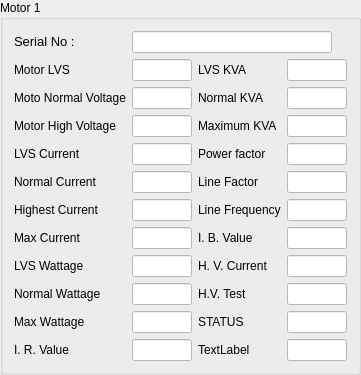
        <widget class="QGroupBox" name="groupBox_25">
         <property name="title">
          <string>Motor 1</string>
         </property>
         <layout class="QGridLayout" name="gridLayout_5">
          <item row="5" column="2">
           <widget class="QLabel" name="m1lbl16">
            <property name="text">
             <string>Line Factor</string>
            </property>
           </widget>
          </item>
          <item row="19" column="1">
           <widget class="QLineEdit" name="m1IRValue">
            <property name="enabled">
             <bool>false</bool>
            </property>
            <property name="sizePolicy">
             <sizepolicy hsizetype="Fixed" vsizetype="Fixed">
              <horstretch>0</horstretch>
              <verstretch>0</verstretch>
             </sizepolicy>
            </property>
            <property name="minimumSize">
             <size>
              <width>50</width>
              <height>22</height>
             </size>
            </property>
            <property name="maximumSize">
             <size>
              <width>60</width>
              <height>30</height>
             </size>
            </property>
            <property name="styleSheet">
             <string notr="true">background-color: rgb(255, 255, 255);</string>
            </property>
            <property name="cursorMoveStyle">
             <enum>Qt::LogicalMoveStyle</enum>
            </property>
           </widget>
          </item>
          <item row="0" column="1" colspan="3">
           <widget class="QLineEdit" name="m1serial_no">
            <property name="enabled">
             <bool>true</bool>
            </property>
            <property name="sizePolicy">
             <sizepolicy hsizetype="Fixed" vsizetype="Fixed">
              <horstretch>0</horstretch>
              <verstretch>0</verstretch>
             </sizepolicy>
            </property>
            <property name="maximumSize">
             <size>
              <width>200</width>
              <height>16777215</height>
             </size>
            </property>
            <property name="styleSheet">
             <string notr="true">background-color: rgb(255, 255, 255);</string>
            </property>
           </widget>
          </item>
          <item row="19" column="3">
           <widget class="QLineEdit" name="lineEdit_v1_35">
            <property name="enabled">
             <bool>false</bool>
            </property>
            <property name="sizePolicy">
             <sizepolicy hsizetype="Fixed" vsizetype="Fixed">
              <horstretch>0</horstretch>
              <verstretch>0</verstretch>
             </sizepolicy>
            </property>
            <property name="minimumSize">
             <size>
              <width>50</width>
              <height>22</height>
             </size>
            </property>
            <property name="maximumSize">
             <size>
              <width>60</width>
              <height>30</height>
             </size>
            </property>
            <property name="styleSheet">
             <string notr="true">background-color: rgb(255, 255, 255);</string>
            </property>
            <property name="cursorMoveStyle">
             <enum>Qt::LogicalMoveStyle</enum>
            </property>
           </widget>
          </item>
          <item row="10" column="2">
           <widget class="QLabel" name="m1lbl17">
            <property name="text">
             <string>Line Frequency</string>
            </property>
           </widget>
          </item>
          <item row="13" column="2">
           <widget class="QLabel" name="m1lbl19">
            <property name="text">
             <string>H. V. Current</string>
            </property>
           </widget>
          </item>
          <item row="11" column="2">
           <widget class="QLabel" name="m1lbl18">
            <property name="text">
             <string>I. B. Value</string>
            </property>
           </widget>
          </item>
          <item row="4" column="0">
           <widget class="QLabel" name="m1lbl4">
            <property name="text">
             <string>LVS Current</string>
            </property>
           </widget>
          </item>
          <item row="10" column="3">
           <widget class="QLineEdit" name="m1linefrequency">
            <property name="enabled">
             <bool>false</bool>
            </property>
            <property name="sizePolicy">
             <sizepolicy hsizetype="Fixed" vsizetype="Fixed">
              <horstretch>0</horstretch>
              <verstretch>0</verstretch>
             </sizepolicy>
            </property>
            <property name="minimumSize">
             <size>
              <width>50</width>
              <height>22</height>
             </size>
            </property>
            <property name="maximumSize">
             <size>
              <width>60</width>
              <height>30</height>
             </size>
            </property>
            <property name="styleSheet">
             <string notr="true">background-color: rgb(255, 255, 255);</string>
            </property>
            <property name="cursorMoveStyle">
             <enum>Qt::LogicalMoveStyle</enum>
            </property>
           </widget>
          </item>
          <item row="11" column="0">
           <widget class="QLabel" name="m1lbl7">
            <property name="text">
             <string>Max Current</string>
            </property>
           </widget>
          </item>
          <item row="3" column="0">
           <widget class="QLabel" name="m1lbl3">
            <property name="text">
             <string>Motor High Voltage</string>
            </property>
           </widget>
          </item>
          <item row="5" column="3">
           <widget class="QLineEdit" name="m1linefactor">
            <property name="enabled">
             <bool>false</bool>
            </property>
            <property name="sizePolicy">
             <sizepolicy hsizetype="Fixed" vsizetype="Fixed">
              <horstretch>0</horstretch>
              <verstretch>0</verstretch>
             </sizepolicy>
            </property>
            <property name="minimumSize">
             <size>
              <width>50</width>
              <height>22</height>
             </size>
            </property>
            <property name="maximumSize">
             <size>
              <width>60</width>
              <height>30</height>
             </size>
            </property>
            <property name="styleSheet">
             <string notr="true">background-color: rgb(255, 255, 255);</string>
            </property>
            <property name="cursorMoveStyle">
             <enum>Qt::LogicalMoveStyle</enum>
            </property>
           </widget>
          </item>
          <item row="3" column="1">
           <widget class="QLineEdit" name="m1motorhighvoltage">
            <property name="enabled">
             <bool>false</bool>
            </property>
            <property name="sizePolicy">
             <sizepolicy hsizetype="Fixed" vsizetype="Fixed">
              <horstretch>0</horstretch>
              <verstretch>0</verstretch>
             </sizepolicy>
            </property>
            <property name="minimumSize">
             <size>
              <width>50</width>
              <height>22</height>
             </size>
            </property>
            <property name="maximumSize">
             <size>
              <width>60</width>
              <height>30</height>
             </size>
            </property>
            <property name="styleSheet">
             <string notr="true">background-color: rgb(255, 255, 255);</string>
            </property>
            <property name="cursorMoveStyle">
             <enum>Qt::LogicalMoveStyle</enum>
            </property>
           </widget>
          </item>
          <item row="3" column="2">
           <widget class="QLabel" name="m1lbl14">
            <property name="text">
             <string>Maximum KVA</string>
            </property>
           </widget>
          </item>
          <item row="11" column="3">
           <widget class="QLineEdit" name="m1ibvalue">
            <property name="enabled">
             <bool>false</bool>
            </property>
            <property name="sizePolicy">
             <sizepolicy hsizetype="Fixed" vsizetype="Fixed">
              <horstretch>0</horstretch>
              <verstretch>0</verstretch>
             </sizepolicy>
            </property>
            <property name="minimumSize">
             <size>
              <width>50</width>
              <height>22</height>
             </size>
            </property>
            <property name="maximumSize">
             <size>
              <width>60</width>
              <height>30</height>
             </size>
            </property>
            <property name="styleSheet">
             <string notr="true">background-color: rgb(255, 255, 255);</string>
            </property>
            <property name="cursorMoveStyle">
             <enum>Qt::LogicalMoveStyle</enum>
            </property>
           </widget>
          </item>
          <item row="10" column="0">
           <widget class="QLabel" name="m1lbl6">
            <property name="text">
             <string>Highest Current</string>
            </property>
           </widget>
          </item>
          <item row="13" column="1">
           <widget class="QLineEdit" name="m1lvswattage">
            <property name="enabled">
             <bool>false</bool>
            </property>
            <property name="sizePolicy">
             <sizepolicy hsizetype="Fixed" vsizetype="Fixed">
              <horstretch>0</horstretch>
              <verstretch>0</verstretch>
             </sizepolicy>
            </property>
            <property name="minimumSize">
             <size>
              <width>50</width>
              <height>22</height>
             </size>
            </property>
            <property name="maximumSize">
             <size>
              <width>60</width>
              <height>30</height>
             </size>
            </property>
            <property name="styleSheet">
             <string notr="true">background-color: rgb(255, 255, 255);</string>
            </property>
            <property name="cursorMoveStyle">
             <enum>Qt::LogicalMoveStyle</enum>
            </property>
           </widget>
          </item>
          <item row="10" column="1">
           <widget class="QLineEdit" name="m1highestcurrent">
            <property name="enabled">
             <bool>false</bool>
            </property>
            <property name="sizePolicy">
             <sizepolicy hsizetype="Fixed" vsizetype="Fixed">
              <horstretch>0</horstretch>
              <verstretch>0</verstretch>
             </sizepolicy>
            </property>
            <property name="minimumSize">
             <size>
              <width>50</width>
              <height>22</height>
             </size>
            </property>
            <property name="maximumSize">
             <size>
              <width>60</width>
              <height>30</height>
             </size>
            </property>
            <property name="styleSheet">
             <string notr="true">background-color: rgb(255, 255, 255);</string>
            </property>
            <property name="cursorMoveStyle">
             <enum>Qt::LogicalMoveStyle</enum>
            </property>
           </widget>
          </item>
          <item row="0" column="0">
           <widget class="QLabel" name="h_serial_2">
            <property name="text">
             <string>&lt;html&gt;&lt;head/&gt;&lt;body&gt;&lt;p&gt;&lt;span style=&quot; font-size:10pt;&quot;&gt;Serial No :&lt;/span&gt;&lt;/p&gt;&lt;/body&gt;&lt;/html&gt;</string>
            </property>
           </widget>
          </item>
          <item row="2" column="0">
           <widget class="QLabel" name="m1lbl2">
            <property name="text">
             <string>Moto Normal Voltage</string>
            </property>
           </widget>
          </item>
          <item row="17" column="2">
           <widget class="QLabel" name="m1lbl21">
            <property name="text">
             <string>STATUS</string>
            </property>
           </widget>
          </item>
          <item row="1" column="0">
           <widget class="QLabel" name="m1lbl1">
            <property name="text">
             <string>Motor LVS</string>
            </property>
           </widget>
          </item>
          <item row="19" column="0">
           <widget class="QLabel" name="m1lbl11">
            <property name="text">
             <string>I. R. Value</string>
            </property>
           </widget>
          </item>
          <item row="5" column="1">
           <widget class="QLineEdit" name="m1normalcurrent">
            <property name="enabled">
             <bool>false</bool>
            </property>
            <property name="sizePolicy">
             <sizepolicy hsizetype="Fixed" vsizetype="Fixed">
              <horstretch>0</horstretch>
              <verstretch>0</verstretch>
             </sizepolicy>
            </property>
            <property name="minimumSize">
             <size>
              <width>50</width>
              <height>22</height>
             </size>
            </property>
            <property name="maximumSize">
             <size>
              <width>60</width>
              <height>30</height>
             </size>
            </property>
            <property name="styleSheet">
             <string notr="true">background-color: rgb(255, 255, 255);</string>
            </property>
            <property name="cursorMoveStyle">
             <enum>Qt::LogicalMoveStyle</enum>
            </property>
           </widget>
          </item>
          <item row="2" column="3">
           <widget class="QLineEdit" name="m1normalkva">
            <property name="enabled">
             <bool>false</bool>
            </property>
            <property name="sizePolicy">
             <sizepolicy hsizetype="Fixed" vsizetype="Fixed">
              <horstretch>0</horstretch>
              <verstretch>0</verstretch>
             </sizepolicy>
            </property>
            <property name="minimumSize">
             <size>
              <width>50</width>
              <height>22</height>
             </size>
            </property>
            <property name="maximumSize">
             <size>
              <width>60</width>
              <height>30</height>
             </size>
            </property>
            <property name="styleSheet">
             <string notr="true">background-color: rgb(255, 255, 255);</string>
            </property>
            <property name="cursorMoveStyle">
             <enum>Qt::LogicalMoveStyle</enum>
            </property>
           </widget>
          </item>
          <item row="11" column="1">
           <widget class="QLineEdit" name="m1maxcurrent">
            <property name="enabled">
             <bool>false</bool>
            </property>
            <property name="sizePolicy">
             <sizepolicy hsizetype="Fixed" vsizetype="Fixed">
              <horstretch>0</horstretch>
              <verstretch>0</verstretch>
             </sizepolicy>
            </property>
            <property name="minimumSize">
             <size>
              <width>50</width>
              <height>22</height>
             </size>
            </property>
            <property name="maximumSize">
             <size>
              <width>60</width>
              <height>30</height>
             </size>
            </property>
            <property name="styleSheet">
             <string notr="true">background-color: rgb(255, 255, 255);</string>
            </property>
            <property name="cursorMoveStyle">
             <enum>Qt::LogicalMoveStyle</enum>
            </property>
           </widget>
          </item>
          <item row="1" column="1">
           <widget class="QLineEdit" name="m1_motor_lvs">
            <property name="enabled">
             <bool>false</bool>
            </property>
            <property name="sizePolicy">
             <sizepolicy hsizetype="Fixed" vsizetype="Fixed">
              <horstretch>0</horstretch>
              <verstretch>0</verstretch>
             </sizepolicy>
            </property>
            <property name="minimumSize">
             <size>
              <width>50</width>
              <height>22</height>
             </size>
            </property>
            <property name="maximumSize">
             <size>
              <width>60</width>
              <height>30</height>
             </size>
            </property>
            <property name="styleSheet">
             <string notr="true">background-color: rgb(255, 255, 255);</string>
            </property>
            <property name="cursorMoveStyle">
             <enum>Qt::LogicalMoveStyle</enum>
            </property>
           </widget>
          </item>
          <item row="1" column="3">
           <widget class="QLineEdit" name="m1lvskva">
            <property name="enabled">
             <bool>false</bool>
            </property>
            <property name="sizePolicy">
             <sizepolicy hsizetype="Fixed" vsizetype="Fixed">
              <horstretch>0</horstretch>
              <verstretch>0</verstretch>
             </sizepolicy>
            </property>
            <property name="minimumSize">
             <size>
              <width>50</width>
              <height>22</height>
             </size>
            </property>
            <property name="maximumSize">
             <size>
              <width>60</width>
              <height>30</height>
             </size>
            </property>
            <property name="styleSheet">
             <string notr="true">background-color: rgb(255, 255, 255);</string>
            </property>
            <property name="cursorMoveStyle">
             <enum>Qt::LogicalMoveStyle</enum>
            </property>
           </widget>
          </item>
          <item row="17" column="1">
           <widget class="QLineEdit" name="m1maxwattage">
            <property name="enabled">
             <bool>false</bool>
            </property>
            <property name="sizePolicy">
             <sizepolicy hsizetype="Fixed" vsizetype="Fixed">
              <horstretch>0</horstretch>
              <verstretch>0</verstretch>
             </sizepolicy>
            </property>
            <property name="minimumSize">
             <size>
              <width>50</width>
              <height>22</height>
             </size>
            </property>
            <property name="maximumSize">
             <size>
              <width>60</width>
              <height>30</height>
             </size>
            </property>
            <property name="styleSheet">
             <string notr="true">background-color: rgb(255, 255, 255);</string>
            </property>
            <property name="cursorMoveStyle">
             <enum>Qt::LogicalMoveStyle</enum>
            </property>
           </widget>
          </item>
          <item row="2" column="1">
           <widget class="QLineEdit" name="m1_normal_voltage">
            <property name="enabled">
             <bool>false</bool>
            </property>
            <property name="sizePolicy">
             <sizepolicy hsizetype="Fixed" vsizetype="Fixed">
              <horstretch>0</horstretch>
              <verstretch>0</verstretch>
             </sizepolicy>
            </property>
            <property name="minimumSize">
             <size>
              <width>50</width>
              <height>22</height>
             </size>
            </property>
            <property name="maximumSize">
             <size>
              <width>60</width>
              <height>30</height>
             </size>
            </property>
            <property name="styleSheet">
             <string notr="true">background-color: rgb(255, 255, 255);</string>
            </property>
            <property name="cursorMoveStyle">
             <enum>Qt::LogicalMoveStyle</enum>
            </property>
           </widget>
          </item>
          <item row="17" column="0">
           <widget class="QLabel" name="m1lbl10">
            <property name="text">
             <string>Max Wattage</string>
            </property>
           </widget>
          </item>
          <item row="4" column="3">
           <widget class="QLineEdit" name="m1powerfactor">
            <property name="enabled">
             <bool>false</bool>
            </property>
            <property name="sizePolicy">
             <sizepolicy hsizetype="Fixed" vsizetype="Fixed">
              <horstretch>0</horstretch>
              <verstretch>0</verstretch>
             </sizepolicy>
            </property>
            <property name="minimumSize">
             <size>
              <width>50</width>
              <height>22</height>
             </size>
            </property>
            <property name="maximumSize">
             <size>
              <width>60</width>
              <height>30</height>
             </size>
            </property>
            <property name="styleSheet">
             <string notr="true">background-color: rgb(255, 255, 255);</string>
            </property>
            <property name="cursorMoveStyle">
             <enum>Qt::LogicalMoveStyle</enum>
            </property>
           </widget>
          </item>
          <item row="2" column="2">
           <widget class="QLabel" name="m1lbl13">
            <property name="text">
             <string>Normal KVA</string>
            </property>
           </widget>
          </item>
          <item row="14" column="1">
           <widget class="QLineEdit" name="m1normalwattage">
            <property name="enabled">
             <bool>false</bool>
            </property>
            <property name="sizePolicy">
             <sizepolicy hsizetype="Fixed" vsizetype="Fixed">
              <horstretch>0</horstretch>
              <verstretch>0</verstretch>
             </sizepolicy>
            </property>
            <property name="minimumSize">
             <size>
              <width>50</width>
              <height>22</height>
             </size>
            </property>
            <property name="maximumSize">
             <size>
              <width>60</width>
              <height>30</height>
             </size>
            </property>
            <property name="styleSheet">
             <string notr="true">background-color: rgb(255, 255, 255);</string>
            </property>
            <property name="cursorMoveStyle">
             <enum>Qt::LogicalMoveStyle</enum>
            </property>
           </widget>
          </item>
          <item row="14" column="0">
           <widget class="QLabel" name="m1lbl9">
            <property name="text">
             <string>Normal Wattage</string>
            </property>
           </widget>
          </item>
          <item row="14" column="3">
           <widget class="QLineEdit" name="m1HVtest">
            <property name="enabled">
             <bool>false</bool>
            </property>
            <property name="sizePolicy">
             <sizepolicy hsizetype="Fixed" vsizetype="Fixed">
              <horstretch>0</horstretch>
              <verstretch>0</verstretch>
             </sizepolicy>
            </property>
            <property name="minimumSize">
             <size>
              <width>50</width>
              <height>22</height>
             </size>
            </property>
            <property name="maximumSize">
             <size>
              <width>60</width>
              <height>30</height>
             </size>
            </property>
            <property name="styleSheet">
             <string notr="true">background-color: rgb(255, 255, 255);</string>
            </property>
            <property name="cursorMoveStyle">
             <enum>Qt::LogicalMoveStyle</enum>
            </property>
           </widget>
          </item>
          <item row="13" column="0">
           <widget class="QLabel" name="m1lbl8">
            <property name="text">
             <string>LVS Wattage</string>
            </property>
           </widget>
          </item>
          <item row="1" column="2">
           <widget class="QLabel" name="m1lbl12">
            <property name="text">
             <string>LVS KVA</string>
            </property>
           </widget>
          </item>
          <item row="3" column="3">
           <widget class="QLineEdit" name="m1maximumkva">
            <property name="enabled">
             <bool>false</bool>
            </property>
            <property name="sizePolicy">
             <sizepolicy hsizetype="Fixed" vsizetype="Fixed">
              <horstretch>0</horstretch>
              <verstretch>0</verstretch>
             </sizepolicy>
            </property>
            <property name="minimumSize">
             <size>
              <width>50</width>
              <height>22</height>
             </size>
            </property>
            <property name="maximumSize">
             <size>
              <width>60</width>
              <height>30</height>
             </size>
            </property>
            <property name="styleSheet">
             <string notr="true">background-color: rgb(255, 255, 255);</string>
            </property>
            <property name="cursorMoveStyle">
             <enum>Qt::LogicalMoveStyle</enum>
            </property>
           </widget>
          </item>
          <item row="4" column="1">
           <widget class="QLineEdit" name="m1lvscurrent">
            <property name="enabled">
             <bool>false</bool>
            </property>
            <property name="sizePolicy">
             <sizepolicy hsizetype="Fixed" vsizetype="Fixed">
              <horstretch>0</horstretch>
              <verstretch>0</verstretch>
             </sizepolicy>
            </property>
            <property name="minimumSize">
             <size>
              <width>50</width>
              <height>22</height>
             </size>
            </property>
            <property name="maximumSize">
             <size>
              <width>60</width>
              <height>30</height>
             </size>
            </property>
            <property name="styleSheet">
             <string notr="true">background-color: rgb(255, 255, 255);</string>
            </property>
            <property name="cursorMoveStyle">
             <enum>Qt::LogicalMoveStyle</enum>
            </property>
           </widget>
          </item>
          <item row="19" column="2">
           <widget class="QLabel" name="m1lbl22">
            <property name="text">
             <string>TextLabel</string>
            </property>
           </widget>
          </item>
          <item row="5" column="0">
           <widget class="QLabel" name="m1lbl5">
            <property name="text">
             <string>Normal Current</string>
            </property>
           </widget>
          </item>
          <item row="14" column="2">
           <widget class="QLabel" name="m1lbl20">
            <property name="text">
             <string>H.V. Test</string>
            </property>
           </widget>
          </item>
          <item row="4" column="2">
           <widget class="QLabel" name="m1lbl15">
            <property name="text">
             <string>Power factor</string>
            </property>
           </widget>
          </item>
          <item row="13" column="3">
           <widget class="QLineEdit" name="m1hvcurrent">
            <property name="enabled">
             <bool>false</bool>
            </property>
            <property name="sizePolicy">
             <sizepolicy hsizetype="Fixed" vsizetype="Fixed">
              <horstretch>0</horstretch>
              <verstretch>0</verstretch>
             </sizepolicy>
            </property>
            <property name="minimumSize">
             <size>
              <width>50</width>
              <height>22</height>
             </size>
            </property>
            <property name="maximumSize">
             <size>
              <width>60</width>
              <height>30</height>
             </size>
            </property>
            <property name="styleSheet">
             <string notr="true">background-color: rgb(255, 255, 255);</string>
            </property>
            <property name="cursorMoveStyle">
             <enum>Qt::LogicalMoveStyle</enum>
            </property>
           </widget>
          </item>
          <item row="17" column="3">
           <widget class="QLineEdit" name="m1status">
            <property name="enabled">
             <bool>false</bool>
            </property>
            <property name="sizePolicy">
             <sizepolicy hsizetype="Fixed" vsizetype="Fixed">
              <horstretch>0</horstretch>
              <verstretch>0</verstretch>
             </sizepolicy>
            </property>
            <property name="minimumSize">
             <size>
              <width>50</width>
              <height>22</height>
             </size>
            </property>
            <property name="maximumSize">
             <size>
              <width>60</width>
              <height>30</height>
             </size>
            </property>
            <property name="styleSheet">
             <string notr="true">background-color: rgb(255, 255, 255);</string>
            </property>
            <property name="cursorMoveStyle">
             <enum>Qt::LogicalMoveStyle</enum>
            </property>
           </widget>
          </item>
         </layout>
        </widget>
